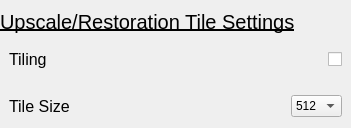
                                <widget class="QWidget" name="upscaleContainer" native="true">
                                 <property name="sizePolicy">
                                  <sizepolicy hsizetype="Preferred" vsizetype="Expanding">
                                   <horstretch>0</horstretch>
                                   <verstretch>0</verstretch>
                                  </sizepolicy>
                                 </property>
                                 <property name="minimumSize">
                                  <size>
                                   <width>351</width>
                                   <height>128</height>
                                  </size>
                                 </property>
                                 <layout class="QVBoxLayout" name="verticalLayout_16">
                                  <property name="spacing">
                                   <number>0</number>
                                  </property>
                                  <property name="leftMargin">
                                   <number>0</number>
                                  </property>
                                  <property name="topMargin">
                                   <number>0</number>
                                  </property>
                                  <property name="rightMargin">
                                   <number>0</number>
                                  </property>
                                  <property name="bottomMargin">
                                   <number>0</number>
                                  </property>
                                  <item>
                                   <widget class="QLabel" name="label_40">
                                    <property name="font">
                                     <font>
                                      <pointsize>15</pointsize>
                                      <underline>true</underline>
                                     </font>
                                    </property>
                                    <property name="text">
                                     <string>Upscale/Restoration Tile Settings</string>
                                    </property>
                                   </widget>
                                  </item>
                                  <item>
                                   <widget class="QWidget" name="tilingContainer" native="true">
                                    <layout class="QHBoxLayout" name="horizontalLayout_16">
                                     <property name="spacing">
                                      <number>6</number>
                                     </property>
                                     <property name="leftMargin">
                                      <number>9</number>
                                     </property>
                                     <property name="topMargin">
                                      <number>0</number>
                                     </property>
                                     <property name="rightMargin">
                                      <number>9</number>
                                     </property>
                                     <property name="bottomMargin">
                                      <number>9</number>
                                     </property>
                                     <item>
                                      <widget class="QLabel" name="label_33">
                                       <property name="font">
                                        <font>
                                         <pointsize>12</pointsize>
                                        </font>
                                       </property>
                                       <property name="text">
                                        <string>Tiling</string>
                                       </property>
                                      </widget>
                                     </item>
                                     <item>
                                      <spacer name="horizontalSpacer_8">
                                       <property name="orientation">
                                        <enum>Qt::Orientation::Horizontal</enum>
                                       </property>
                                       <property name="sizeHint" stdset="0">
                                        <size>
                                         <width>40</width>
                                         <height>20</height>
                                        </size>
                                       </property>
                                      </spacer>
                                     </item>
                                     <item>
                                      <widget class="QLabel" name="label_34">
                                       <property name="maximumSize">
                                        <size>
                                         <width>25</width>
                                         <height>25</height>
                                        </size>
                                       </property>
                                       <property name="toolTip">
                                        <string>&lt;html&gt;&lt;head/&gt;&lt;body&gt;&lt;p&gt;Split up processing upscaled frames into chunks.&lt;/p&gt;&lt;p&gt;Lowers VRAM usage, but also slows down render. &lt;/p&gt;&lt;p&gt;Only use when render failes due to VRAM limits.&lt;/p&gt;&lt;/body&gt;&lt;/html&gt;</string>
                                       </property>
                                       <property name="text">
                                        <string />
                                       </property>
                                       <property name="pixmap">
                                        <pixmap resource="resources.qrc">:/icons/icons/info.svg</pixmap>
                                       </property>
                                       <property name="scaledContents">
                                        <bool>true</bool>
                                       </property>
                                      </widget>
                                     </item>
                                     <item>
                                      <widget class="QCheckBox" name="tilingCheckBox">
                                       <property name="text">
                                        <string />
                                       </property>
                                      </widget>
                                     </item>
                                    </layout>
                                   </widget>
                                  </item>
                                  <item>
                                   <widget class="QWidget" name="tileSizeContainer" native="true">
                                    <layout class="QHBoxLayout" name="horizontalLayout_18">
                                     <property name="spacing">
                                      <number>6</number>
                                     </property>
                                     <property name="leftMargin">
                                      <number>9</number>
                                     </property>
                                     <property name="topMargin">
                                      <number>0</number>
                                     </property>
                                     <property name="rightMargin">
                                      <number>9</number>
                                     </property>
                                     <property name="bottomMargin">
                                      <number>0</number>
                                     </property>
                                     <item>
                                      <widget class="QLabel" name="label_32">
                                       <property name="font">
                                        <font>
                                         <pointsize>12</pointsize>
                                        </font>
                                       </property>
                                       <property name="text">
                                        <string>Tile Size</string>
                                       </property>
                                      </widget>
                                     </item>
                                     <item>
                                      <spacer name="horizontalSpacer_7">
                                       <property name="orientation">
                                        <enum>Qt::Orientation::Horizontal</enum>
                                       </property>
                                       <property name="sizeHint" stdset="0">
                                        <size>
                                         <width>40</width>
                                         <height>20</height>
                                        </size>
                                       </property>
                                      </spacer>
                                     </item>
                                     <item>
                                      <widget class="QComboBox" name="tileSizeComboBox">
                                       <item>
                                        <property name="text">
                                         <string>512</string>
                                        </property>
                                       </item>
                                       <item>
                                        <property name="text">
                                         <string>384</string>
                                        </property>
                                       </item>
                                       <item>
                                        <property name="text">
                                         <string>256</string>
                                        </property>
                                       </item>
                                       <item>
                                        <property name="text">
                                         <string>128</string>
                                        </property>
                                       </item>
                                       <item>
                                        <property name="text">
                                         <string>64</string>
                                        </property>
                                       </item>
                                      </widget>
                                     </item>
                                    </layout>
                                   </widget>
                                  </item>
                                 </layout>
                                </widget>
